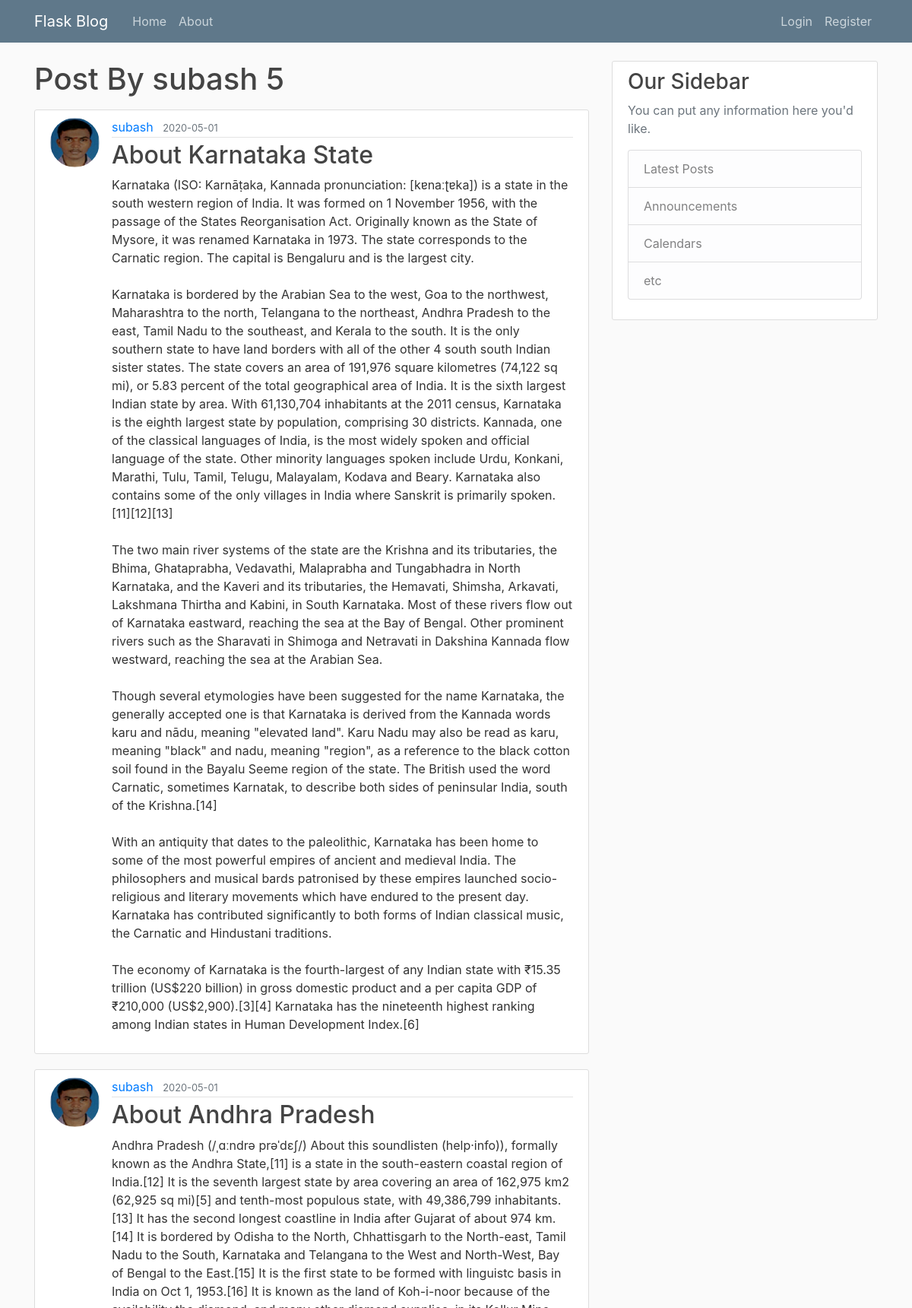
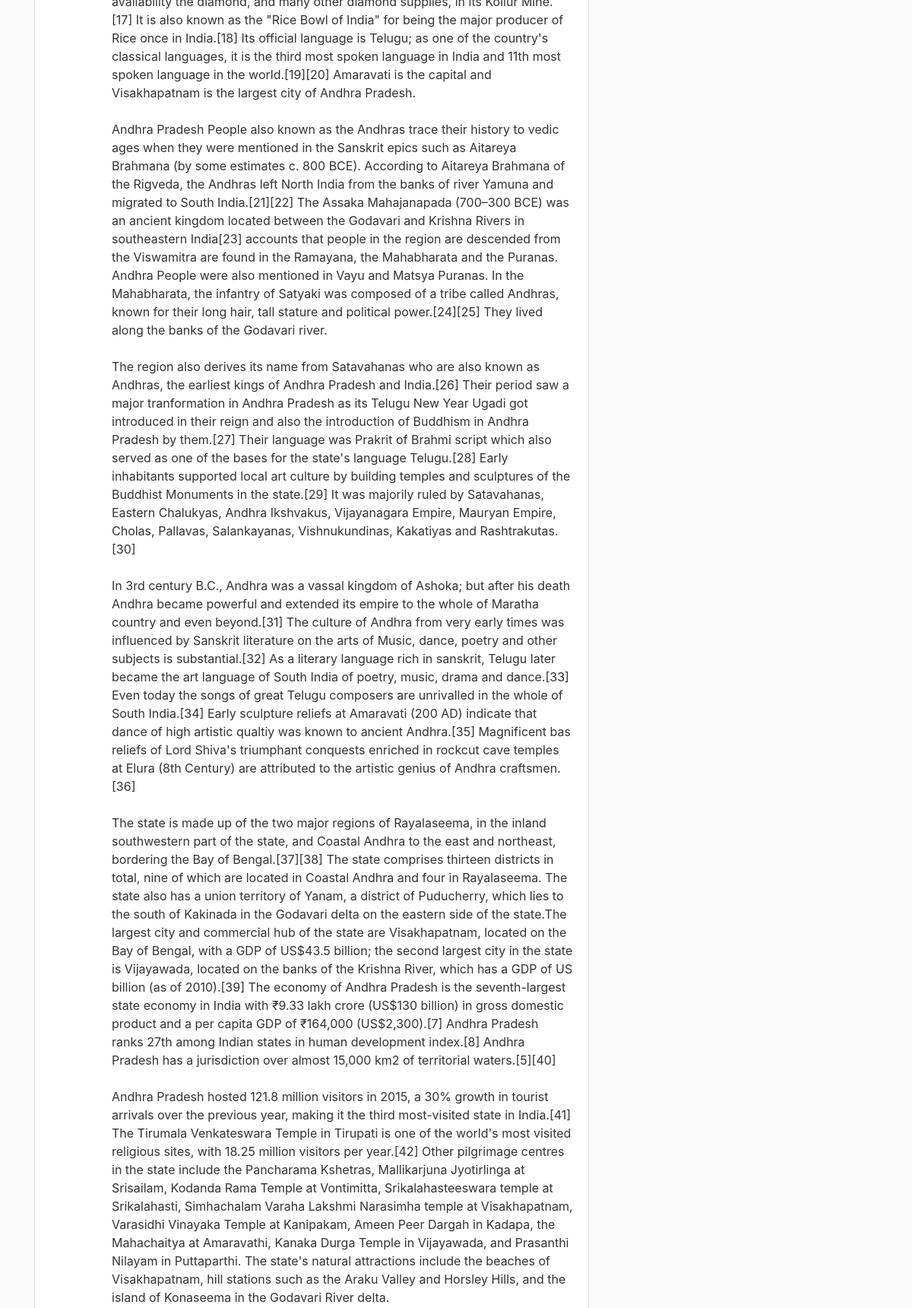
The app's page /user/subash (upper part) with its own data (2 pictures, top to bottom).
### flaskblog/models.py (models this page shows, shortened)
class User(db.Model, UserMixin):
	id=db.Column(db.Integer, primary_key=True)
	username=db.Column(db.String(20), unique=True,nullable=False)
	email = db.Column(db.String(120), unique=True, nullable=False)
	image_file = db.Column(db.String(20), nullable=False, default='default.jpg')
	password=db.Column(db.String(60), nullable=False)
	posts=db.relationship('Post', backref='author',lazy=True)

class Post(db.Model):
	id=db.Column(db.Integer, primary_key=True)
	title=db.Column(db.String(100), nullable=False)
	date_posted=db.Column(db.DateTime, nullable=False, default=datetime.utcnow)
	content=db.Column(db.Text, nullable=False)
	user_id=db.Column(db.Integer, db.ForeignKey('user.id'), nullable=False)

### flaskblog/users/routes.py (the view)
@users.route("/user/<string:username>")
def user_posts(username):
	page=request.args.get('page',1, type=int)
	user=User.query.filter_by(username=username).first_or_404()
	posts=Post.query.filter_by(author =user)\
	.order_by(Post.date_posted.desc())\
	.paginate(page=page, per_page=4)
	return render_template('user_post.html', posts =posts, user =user)

### flaskblog/templates/user_post.html (shortened to what this page needs)
{% extends "layout.html" %}
{% block content %}
	<h1 class="mb-3">Post By {{ user.username }} {{ posts.total }}</h1>
	{% for post in posts.items %}
		<article class="media content-section">
      <img  class= "rounded-circle article-img" src="{{ url_for('static', filename='profile_pics/'+ post.author.image_file)}}">
  			<div class="media-body">
    			<div class="article-metadata">
      				<a class="mr-2" href="{{ url_for('users.user_posts', username=post.author.username)}}">{{ post.author.username }}</a>
      				<small class="text-muted">{{ post.date_posted.strftime('%Y-%m-%d') }}</small>
    			</div>
    			<h2><a class="article-title" href="{{ url_for('posts.post',post_id=post.id) }}">{{ post.title }}</a></h2>
    			<p class="article-content">{{ post.content }}</p>
  			</div>
		</article>
	{% endfor %}
{% endblock content %}

### flaskblog/static/main.css (style rules this page uses)
body { background: #fafafa; color: #333333; margin-top: 5rem; }
h1, h2, h3, h4, h5, h6 { color: #444444; }
.content-section { background: #ffffff; padding: 10px 20px; border: 1px solid #dddddd; border-radius: 3px; margin-bottom: 20px; }
.article-title { color: #444444; }
.article-content { white-space: pre-line; }
.article-img { height: 65px; width: 65px; margin-right: 16px; }
.article-metadata { padding-bottom: 1px; margin-bottom: 4px; border-bottom: 1px solid #e3e3e3 }

### records on screen
User: username "subash"
Post: image_file (picture), author.username "subash", date_posted "2020-05-01", title "About Karnataka State", content "Karnataka (ISO: Karnāṭaka, Kannada pronunciation: [kɐnaːʈɐka]) is a state in the south western region of India. It was formed on 1 November 1956, with the passage of the States Reorganisation Act. Originally known as the State of Mysore, it was renamed Karnataka in 1973. The state corresponds to the Carnatic region. The capital is Bengaluru and is the largest city. Karnataka is bordered by the Arabian Sea to the west, Goa to the northwest, Maharashtra to the north, Telangana to the northeast, Andhra Pradesh to the east, Tamil Nadu to the southeast, and Kerala to the south. It is the only southern state to have land borders with all of the other 4 south south Indian sister states. The state…"
Post: image_file (picture), author.username "subash", date_posted "2020-05-01", title "About Andhra Pradesh", content "Andhra Pradesh (/ˌɑːndrə prəˈdɛʃ/) About this soundlisten (help·info)), formally known as the Andhra State,[11] is a state in the south-eastern coastal region of India.[12] It is the seventh largest state by area covering an area of 162,975 km2 (62,925 sq mi)[5] and tenth-most populous state, with 49,386,799 inhabitants.[13] It has the second longest coastline in India after Gujarat of about 974 km.[14] It is bordered by Odisha to the North, Chhattisgarh to the North-east, Tamil Nadu to the South, Karnataka and Telangana to the West and North-West, Bay of Bengal to the East.[15] It is the first state to be formed with linguistc basis in India on Oct 1, 1953.[16] It is known as the land of…"

### other values on screen
{{ posts.total }} "5"
